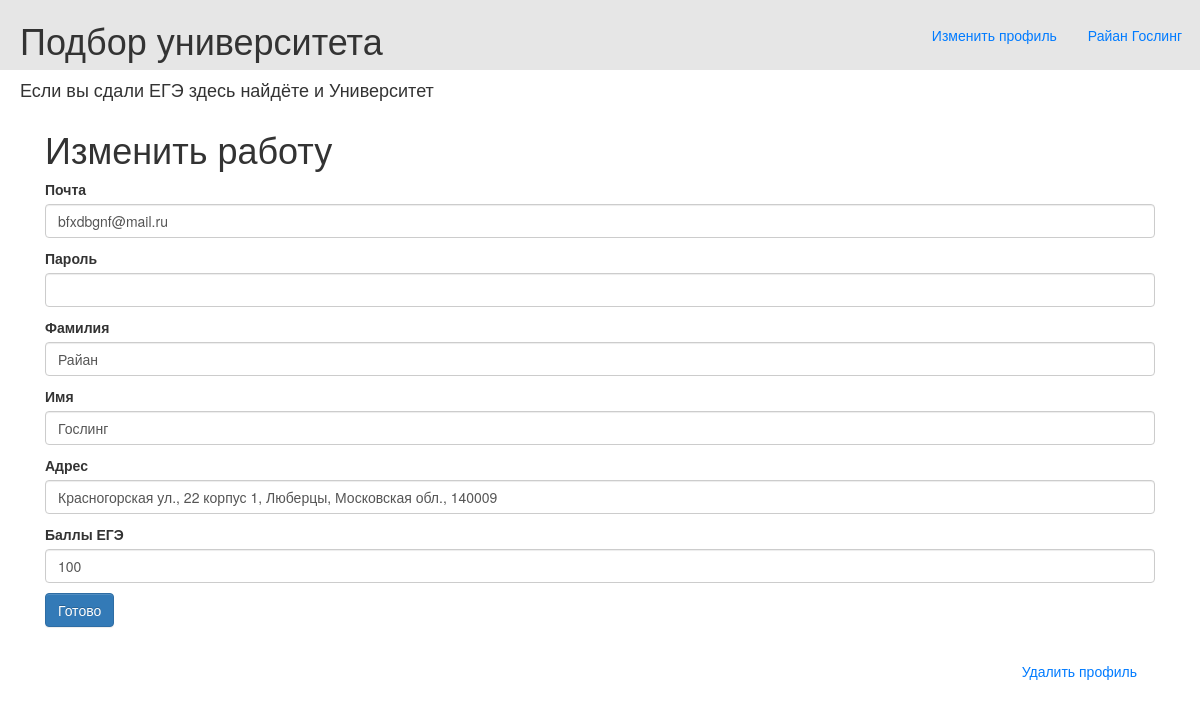
Page /user/2 (signed in) on the earlier database version.
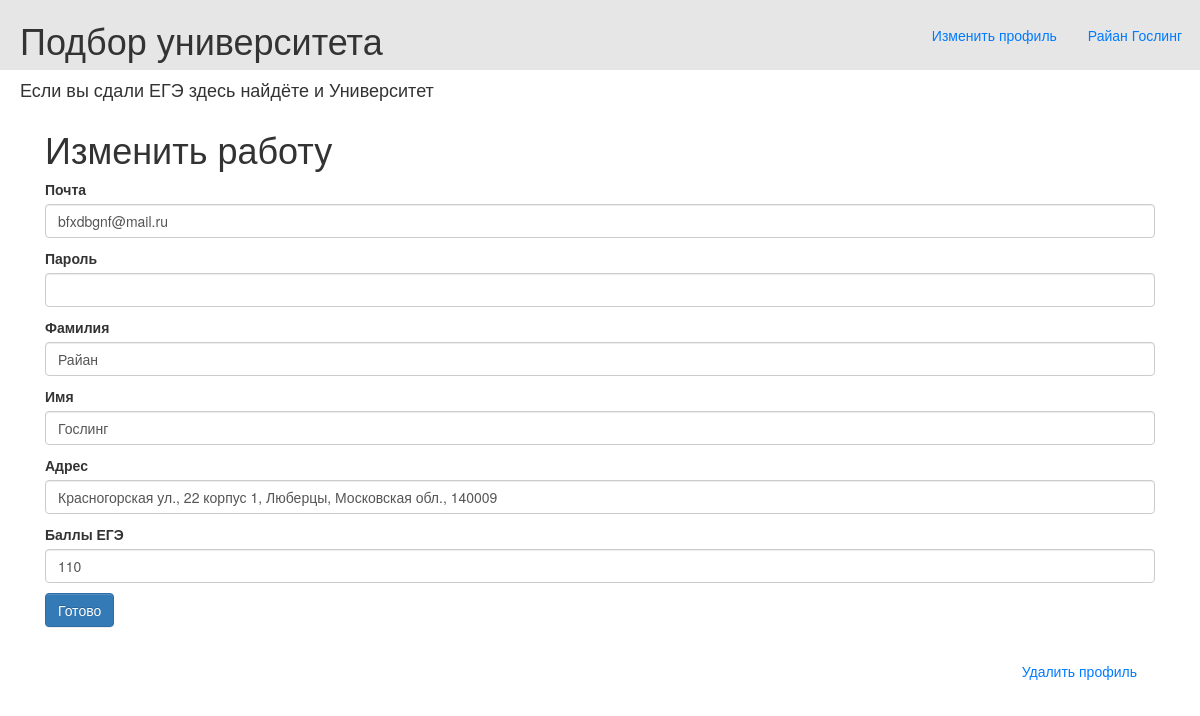
Same page on the later database version.
### data/users.py (models this page shows, shortened)
class User(SqlAlchemyBase, UserMixin, SerializerMixin):
    __tablename__ = 'users'
    id = sqlalchemy.Column(sqlalchemy.Integer,
                           primary_key=True, autoincrement=True)
    surname = sqlalchemy.Column(sqlalchemy.String, nullable=True)
    name = sqlalchemy.Column(sqlalchemy.String, nullable=True)
    email = sqlalchemy.Column(sqlalchemy.String,
                              index=True, unique=True, nullable=True)
    password = sqlalchemy.Column(sqlalchemy.String, nullable=True)
    modified_date = sqlalchemy.Column(sqlalchemy.DateTime,
                                      default=datetime.datetime.now)
    address = sqlalchemy.Column(sqlalchemy.String, nullable=True)
    min_ege_score = sqlalchemy.Column(sqlalchemy.Integer, nullable=True)
    type = sqlalchemy.Column(sqlalchemy.Integer, nullable=True)

### main.py (the view, shortened to what this page needs)
@app.route('/user/<int:id>', methods=['GET', 'POST'])
@login_required
def edit_job(id: int):
    form = UserForm()
    if request.method == 'GET':
        db_sess = db_session.create_session()
        if current_user.id == 1:
            user = db_sess.query(User).filter(User.id == id).first()
        else:
            user = db_sess.query(User).filter(User.id == id).first()
        if user:
            form.email.data = user.email
            form.password.data = user.password
            form.surname.data = user.surname
            form.name.data = user.name
            form.address.data = user.address
            form.min_ege_score.data = user.min_ege_score
        else:
            abort(404)
    return render_template('user_change.html', title='Изменить работу', form=form)

### main.py
class UserForm(FlaskForm):
    email = EmailField('Почта', validators=[DataRequired(), Email()])
    password = PasswordField('Пароль', validators=[DataRequired()])
    surname = StringField('Фамилия', validators=[DataRequired()])
    name = StringField('Имя', validators=[DataRequired()])
    address = StringField('Адрес', validators=[DataRequired()])
    min_ege_score = StringField('Баллы ЕГЭ', validators=[DataRequired()])
    submit = SubmitField('Готово')

### data/db_session.py (called while the page is built)
def create_session() -> Session:
    global __factory
    return __factory()

### main.py (called while the page is built)
@login_manager.user_loader
def load_user(user_id: int):
    db_sess = db_session.create_session()
    return db_sess.query(User).get(user_id)

### templates/user_change.html (shortened to what this page needs)
{% extends "base.html" %}
{% block content %}
    <h1>Изменить работу</h1>
    <form action="" method="post">
        {% for elem in [form.email, form.password, form.surname, form.name, form.address, form.min_ege_score] %}
            <p>
                {{ elem.label }}
                {{ elem(class="form-control") }}
            </p>
        {% endfor %}
        <p>{{ form.submit(type="submit", class="btn btn-primary") }}</p>
        <a class="btn btn-outline-primary" href="http://localhost:5000/user_delete/{{ current_user.id }}">Удалить профиль</a>
    </form>
{% endblock %}

### templates/base.html (shortened to what this page needs)
<!doctype html>
<html lang="en">
<head>
    <link rel="stylesheet"
          href="https://stackpath.bootstrapcdn.com/bootstrap/4.4.1/css/bootstrap.min.css"
>
    <link rel="stylesheet" type="text/css" href="/static/css/style.css">
    <link rel="stylesheet"
        type="text/css"
        href="https://maxcdn.bootstrapcdn.com/bootstrap/3.3.5/css/bootstrap-theme.min.css">
    <link rel="stylesheet"
        type="text/css"
        href="https://maxcdn.bootstrapcdn.com/bootstrap/3.3.5/css/bootstrap.min.css">
</head>
<body>
<div class="first_line">
    <h1 class="first_line_content">Подбор университета</h1>
    {% if current_user.is_authenticated %}
        <a class="btn btn-outline-primary" href="http://localhost:5000/logout">{{ current_user.surname }} {{ current_user.name }}</a>
        <a class="btn btn-outline-primary" href="http://localhost:5000/user/{{ current_user.id }}">Изменить профиль</a>
    {% else %}
        <a class="btn btn-outline-primary" href="http://localhost:5000/register">Зарегестрироваться</a>
        <a class="btn btn-outline-primary" href="http://localhost:5000/login">Войти</a>
    {% endif %}
</div>
<h4>Если вы сдали ЕГЭ здесь найдёте и Университет</h4>
<main role="main" class="container">
    {% block content %}{% endblock %}
</main>
</body>
</html>

Differences in the rows shown:
changed User "Райан": min_ege_score "100" → "110"
